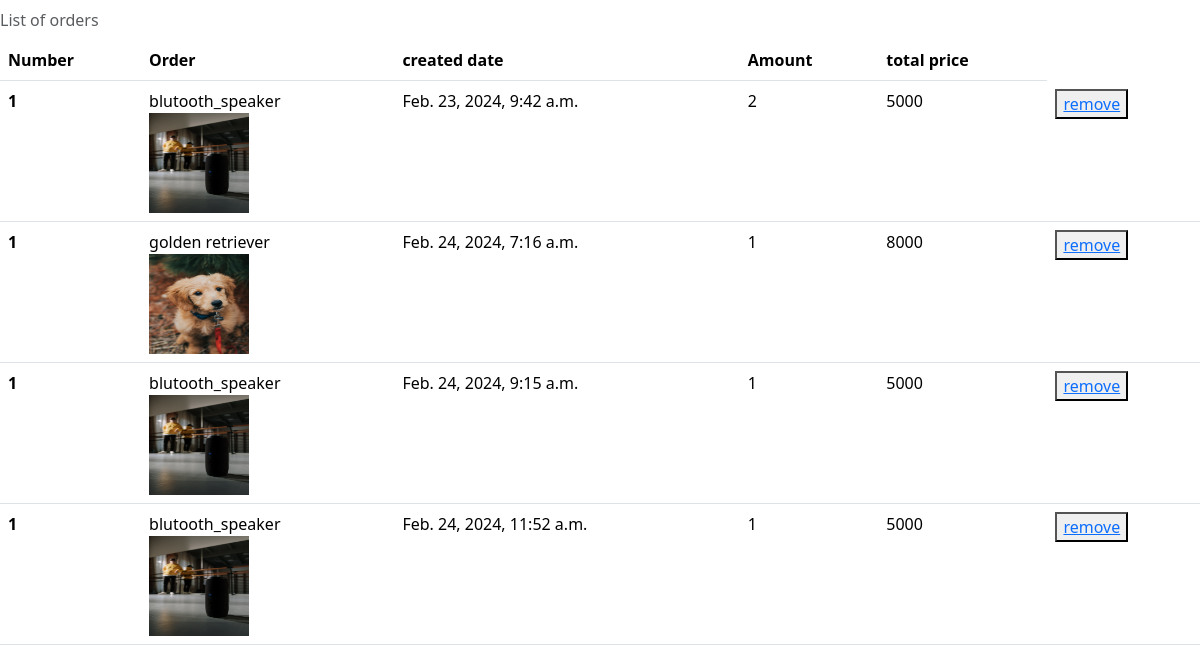
/checkout/ (signed in), run on the app's committed database.
### scrapapp/models.py (models this page shows, shortened)
class OrderItem(models.Model):
    order=models.ForeignKey(Order,on_delete=models.CASCADE,related_name="orderitem")
    scrap=models.ForeignKey(Scraps,on_delete=models.CASCADE)
    quantity=models.PositiveIntegerField(default=1)
    price=models.PositiveIntegerField()

class Scraps(models.Model):
    name=models.CharField(max_length=200)
    user= user=models.ForeignKey(User,on_delete=models.CASCADE,related_name="profile",null=True)
    category=models.CharField(max_length=200)
    price=models.PositiveIntegerField()
    location=models.CharField(max_length=200)
    image=models.ImageField(upload_to="images",null=True)

class Order(models.Model):
    user=models.ForeignKey(User,on_delete=models.CASCADE)
    created_at=models.DateTimeField(auto_now_add=True)
    total_price=models.PositiveIntegerField(default=0)

### scrapapp/views.py (the view)
# urls.py: path("checkout/",views.checkout,name="checkout"),
def checkout(request):
    orders = Order.objects.filter(user=request.user, total_price__gt=0)
    for current_order in orders:
        order_items = OrderItem.objects.filter(order=current_order)
        existing_items = {}
        for order_item in order_items:
            scrap_id = order_item.scrap.id
            if scrap_id in existing_items:
                existing_items[scrap_id].quantity += 1
                order_item.delete()  # Remove the duplicate item
            else:
                existing_items[scrap_id] = order_item
        for existing_item in existing_items.values():
            existing_item.save()
    order_items = OrderItem.objects.filter(order__in=orders.values('id'))
    total_price = 0
    for item in order_items:
        total_price += item.scrap.price * item.quantity
    return render(request, "checkout.html", {"orders": orders, "order_items": order_items, "total_price": total_price})

### scrapapp/templates/checkout.html (shortened to what this page needs)
<!DOCTYPE html>
<html lang="en">
<head>
    <link href="https://cdn.jsdelivr.net/npm/bootstrap@5.3.3/dist/css/bootstrap.min.css" rel="stylesheet">
</head>
<body>
    <table class="table caption-top">
        <caption>List of orders</caption>
        <thead>
          <tr>
            <th scope="col">Number</th>
            <th scope="col">Order</th>
            <th scope="col">created date</th>
            <th scope="col">Amount</th>
            <th scope="col">total price</th>
          </tr>
        </thead>
        <tbody>
            {% for order in orders %}
              {% for item in order.orderitem.all %}
                <tr>
                  <th scope="row">{{ forloop.counter }}</th>
                  <td>{{ item.scrap.name }}
                    <div>
                        <img src="{{ item.scrap.image.url }}" alt="" height="100px" width="100px"></td>
                  <td>{{ order.created_at }}</td>
                  <td>{{item.quantity}}</td>
                  <td>{{order.total_price}}</td>
                 <td><button><a href="{%url 'discard'  item.id%}">remove</a></button> </td>
                </tr>
              {% endfor %}
            {% endfor %}
        </tbody>
    </table>
</body>
</html>

### data on the page
Order: created_at "Feb. 23, 2024, 9:42 a.m.", total_price "5000"
OrderItem: scrap.name "blutooth_speaker", scrap.image (picture), quantity "2"
Order: created_at "Feb. 24, 2024, 7:16 a.m.", total_price "8000"
OrderItem: scrap.name "golden retriever", scrap.image (picture), quantity "1"
Order: created_at "Feb. 24, 2024, 9:15 a.m.", total_price "5000"
OrderItem: scrap.name "blutooth_speaker", scrap.image (picture), quantity "1"
Order: created_at "Feb. 24, 2024, 11:52 a.m.", total_price "5000"
OrderItem: scrap.name "blutooth_speaker", scrap.image (picture), quantity "1"
